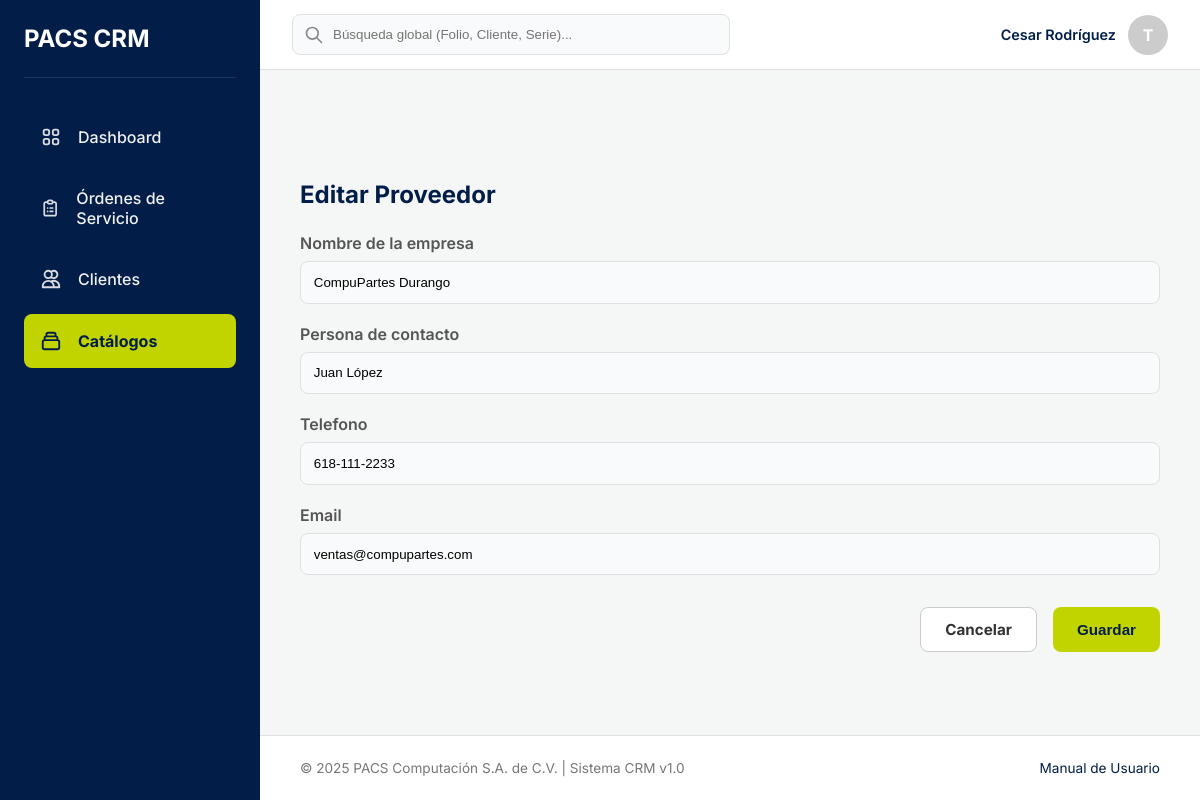
The app's page /catalogos/proveedores/editar/1/ (signed in) with its own data.
### catalogo/models.py (models this page shows, shortened)
class Proveedor(models.Model):
    nombre_empresa = models.CharField(max_length=255, unique=True, verbose_name="Nombre de la empresa")
    persona_contacto = models.CharField(max_length=255, blank=True, null=True, verbose_name="Persona de contacto")
    telefono = models.CharField(max_length=20, blank=True, null=True)
    email = models.EmailField(max_length=254, blank=True, null=True)
    class Meta:
        verbose_name = "Proveedor"
        verbose_name_plural = "Proveedores"
        ordering = ['nombre_empresa'] # Ordenar alfabéticamente por defecto

### catalogo/views.py (the view, shortened to what this page needs)
# urls.py: path('proveedores/editar/<int:pk>/', views.ProveedorUpdateView.as_view(), name='editar_proveedor'),
class ProveedorUpdateView(LoginRequiredMixin, SuccessMessageMixin, UpdateView):
    model = Proveedor
    template_name = 'catalogo/proveedor_form.html'
    fields = ['nombre_empresa', 'persona_contacto', 'telefono', 'email']
    success_message = "Proveedor '%(nombre_empresa)s' actualizado correctamente."

### catalogo/templates/catalogo/proveedor_form.html (shortened to what this page needs)
{% extends 'base.html' %}
{% block content %}
<div class="form-card">
    <h2 style="margin-bottom: 1.5rem; color: var(--color-primario);">
        {% if form.instance.pk %}Editar{% else %}Registrar Nuevo{% endif %} Proveedor
    </h2>
    <form method="post">
        {% for field in form %}
        <div class="form-group">
            <label for="{{ field.id_for_label }}">{{ field.label }}</label>
            {{ field }}
        </div>
        {% endfor %}
        <div class="btn-container">
            <a href="{% url 'lista_catalogos' %}?tab=proveedores" class="btn" style="background:#fff; border:1px solid #ccc; color:#333;">Cancelar</a>
            <button type="submit" class="btn btn-action">Guardar</button>
        </div>
    </form>
</div>
{% endblock %}

### templates/base.html (shortened to what this page needs)
{% load static %}
<!DOCTYPE html>
<html lang="es">
<head>
</head>
<body>
    <aside class="sidebar" id="sidebar">
        <div class="sidebar-header">
            <h2 style="color: white;">PACS CRM</h2>
        </div>
        <nav class="sidebar-nav">
            <ul>
                <li>
                    <a href="#" class="{% if request.resolver_match.url_name == 'dashboard' %}active{% endif %}">
                        <span>Dashboard</span>
                    </a>
                </li>
                <li>
                    <a href="{% url 'lista_ordenes' %}" class="{% if 'ordenes' in request.path %}active{% endif %}">
                        <span>Órdenes de Servicio</span>
                    </a>
                </li>
                <li>
                    <a href="{% url 'lista_clientes' %}" class="{% if 'clientes' in request.path %}active{% endif %}">
                        <svg class="nav-icon" fill="none" stroke="currentColor" viewBox="0 0 24 24"><path stroke-linecap="round" stroke-linejoin="round" stroke-width="2" d="M12 4.354a4 4 0 110 5.292M15 21H3v-1a6 6 0 0112 0v1zm0 0h6v-1a6 6 0 00-9-5.197M13 7a4 4 0 11-8 0 4 4 0 018 0z"></path></svg>
                        <span>Clientes</span>
                    </a>
                </li>
                <li>
                    <a href="{% url 'lista_catalogos' %}" class="{% if 'catalogos' in request.path %}active{% endif %}">
                        <span>Catálogos</span>
                    </a>
                </li>
            </ul>
        </nav>
    </aside>
    <header class="navbar">
        <div class="navbar-search">
            <svg class="search-icon" fill="none" stroke="currentColor" viewBox="0 0 24 24"><path stroke-linecap="round" stroke-linejoin="round" stroke-width="2" d="M21 21l-6-6m2-5a7 7 0 11-14 0 7 7 0 0114 0z"></path></svg>
            <input type="text" placeholder="Búsqueda global (Folio, Cliente, Serie)...">
        </div>
        <div class="navbar-user-area">
            <div class="user-profile">
                <span class="user-name">{{ user.get_full_name|default:user.username }}</span>
                <div style="width:40px;height:40px;background:#ccc;border-radius:50%;display:flex;align-items:center;justify-content:center;color:white;font-weight:bold;">
                    {{ user.username|slice:":1"|upper }}
                </div>
            </div>
        </div>
    </header>
    <main class="main-content">
        {% block content %}{% endblock %}
    </main>
    <footer class="footer">
        <div>© 2025 PACS Computación S.A. de C.V. | Sistema CRM v1.0</div>
        <div><a href="#" style="color:var(--color-primario);text-decoration:none;">Manual de Usuario</a></div>
    </footer>
</body>
</html>

### records on screen
Proveedor: form "CompuPartes Durango" "Juan López" "618-111-2233" "ventas@compupartes.com"

### other values on screen
{{ user.get_full_name|default:user.username }} "Cesar Rodríguez"
{{ user.username|slice:":1"|upper }} "T"
{{ field.label }} "Nombre de la empresa" "Persona de contacto" "Telefono" "Email"
